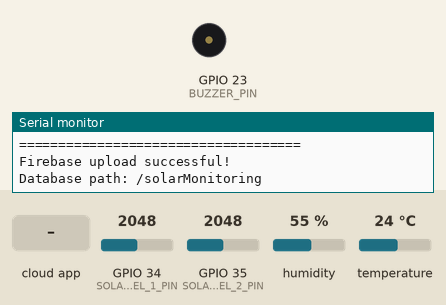
This sketch was run on a simulated ESP32. Shown: buzzer (waves = sounding, pin HIGH), the last lines printed to the serial monitor. The test bench sets the inputs (shaded band); at power-on: GPIO 34 (SOLAR_PANEL_1_PIN) = 2048, GPIO 35 (SOLAR_PANEL_2_PIN) = 2048, humidity 55 %, temperature 24 °C (analog values on the 0–4095 scale). WiFi joins after 1.5 s; servers stay silent unless stated; the Firebase database answers and starts empty.

Above: at 3.7 s.
3.8 s: GPIO 34 (SOLAR_PANEL_1_PIN) set to 2185
10.0 s: GPIO 34 (SOLAR_PANEL_1_PIN) set to 2252
At 15.8 s:
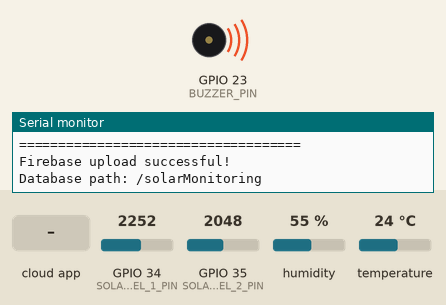
20.4 s: the phone or cloud app sets buzzerMuted to 1
At 21.6 s:
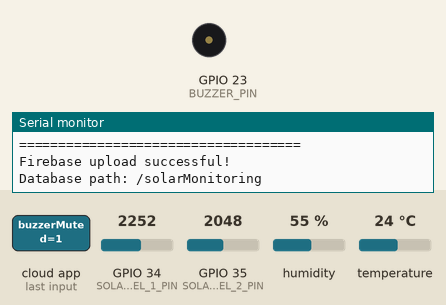
Timing chart, 0 to 23.3 s (numbered marks = the images above; inputs shaded):
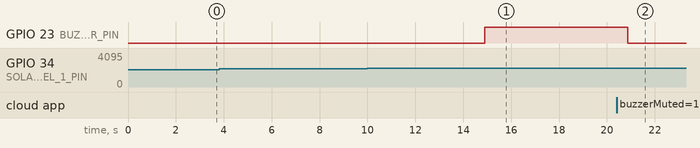

The sketch:

solar_monitor_firebase.ino
```cpp
/*
  ESP32 SOLAR PANEL MONITORING SYSTEM WITH FIREBASE

  Components:
  - ESP32
  - Two solar panels
  - Two voltage dividers
  - DHT11 temperature and humidity sensor
  - Active buzzer
  - Firebase Realtime Database

  Features:
  1. Measures both solar panel voltages.
  2. Calculates the voltage difference.
  3. Reads temperature and humidity from DHT11.
  4. Activates the buzzer when Panel 2 is dusty (8% below Panel 1 for 3 readings)
     or faulty, and not at night.
  5. Uploads sensor readings to Firebase (/solarMonitoring every 2 s,
     /solarHistory every 10 s).
  6. Silences the buzzer when the dashboard's "Silence buzzer" button is pressed
     (/control/buzzerMuted).
  7. Displays results in the Serial Monitor.

  Dashboard: https://sedigrid-dbef5.web.app/dashboard/
*/

#include <WiFi.h>
#include <Firebase_ESP_Client.h>
#include <DHT.h>

// ==================================================
// WIFI + FIREBASE CONFIGURATION
// ==================================================
// The Wi-Fi password and database secret live in secrets.h, which is
// NOT uploaded to GitHub. Copy secrets.example.h to secrets.h and fill it in.

#include "secrets.h"


// ==================================================
// PIN CONFIGURATION
// ==================================================

const int SOLAR_PANEL_1_PIN = 34;
const int SOLAR_PANEL_2_PIN = 35;

const int DHT_PIN = 15;
const int BUZZER_PIN = 23;

#define DHT_TYPE DHT11

DHT dht(DHT_PIN, DHT_TYPE);


// ==================================================
// FIREBASE OBJECTS
// ==================================================

FirebaseData fbdo;
FirebaseAuth auth;
FirebaseConfig config;


// ==================================================
// VOLTAGE DIVIDER CONFIGURATION
// ==================================================

// Update these values to match your physical resistors.

const float R1 = 10000.0;
const float R2 = 10000.0;

const float VOLTAGE_DIVIDER_RATIO = (R1 + R2) / R2;


// ==================================================
// MONITORING CONFIGURATION
// ==================================================

const float LOW_VOLTAGE_THRESHOLD = 1.0;      // Panel 1 below this = too dark to judge

// SediGrid alarm rules (same numbers as the dashboard):
// Panel 1 (GPIO34) is the clean reference, Panel 2 (GPIO35) is the dusty test panel.
const float SOILING_ALARM_PERCENT = 8.0;       // buzzer when Panel 2 is 8% below Panel 1...
const int   ALARM_CONFIRM_READINGS = 3;        // ...for 3 readings in a row
const float FAULT_RATIO = 0.10;                // Panel 2 under 10% of Panel 1 = wiring fault

const unsigned long READ_INTERVAL = 2000;
const unsigned long HISTORY_INTERVAL = 10000;  // one history record every 10 s

unsigned long previousMillis = 0;
unsigned long lastHistoryMillis = 0;


// ==================================================
// SENSOR VARIABLES
// ==================================================

float panel1Voltage = 0.0;
float panel2Voltage = 0.0;
float voltageDifference = 0.0;

float temperature = NAN;
float humidity = NAN;

bool lowVoltageAlarm = false;   // kept for older dashboards: true while the buzzer alarm is active

float soilingPercent = 0.0;
bool alarmActive = false;
bool buzzerMuted = false;       // set from the dashboard's "Silence buzzer" button
String alarmReason = "none";
int lowCount = 0;
int highCount = 0;


// ==================================================
// WIFI CONNECTION
// ==================================================

void connectWiFi() {

  Serial.println();
  Serial.print("Connecting to Wi-Fi");

  WiFi.mode(WIFI_STA);
  WiFi.begin(WIFI_SSID, WIFI_PASSWORD);

  unsigned long startAttempt = millis();

  while (WiFi.status() != WL_CONNECTED &&
         millis() - startAttempt < 20000) {

    Serial.print(".");
    delay(500);
  }

  Serial.println();

  if (WiFi.status() == WL_CONNECTED) {

    Serial.println("Wi-Fi connected!");

    Serial.print("IP address: ");
    Serial.println(WiFi.localIP());

  } else {

    Serial.println("Wi-Fi connection failed.");
    Serial.println("Check your Wi-Fi credentials.");
  }
}


// ==================================================
// FIREBASE INITIALIZATION
// ==================================================

void initializeFirebase() {

  config.database_url = DATABASE_URL;

  // Authenticate using the legacy database secret.
  config.signer.tokens.legacy_token = DATABASE_SECRET;

  Firebase.begin(&config, &auth);

  Firebase.reconnectWiFi(true);

  Serial.println("Firebase initialized.");
}


// ==================================================
// READ SOLAR PANEL VOLTAGE
// ==================================================

float readSolarVoltage(int pin) {

  const int samples = 20;

  unsigned long totalMillivolts = 0;

  for (int i = 0; i < samples; i++) {

    totalMillivolts += analogReadMilliVolts(pin);

    delay(5);
  }

  float averageMillivolts =
      (float)totalMillivolts / samples;

  float adcVoltage = averageMillivolts / 1000.0;

  float solarVoltage =
      adcVoltage * VOLTAGE_DIVIDER_RATIO;

  return solarVoltage;
}


// ==================================================
// READ DHT11
// ==================================================

void readDHT11() {

  float newTemperature = dht.readTemperature();
  float newHumidity = dht.readHumidity();

  if (!isnan(newTemperature)) {
    temperature = newTemperature;
  }

  if (!isnan(newHumidity)) {
    humidity = newHumidity;
  }
}


// ==================================================
// UPDATE BUZZER
// ==================================================

void updateBuzzer() {

  bool wasActive = alarmActive;

  if (panel1Voltage < LOW_VOLTAGE_THRESHOLD) {

    // Too dark (night or heavy cloud): don't judge dust, and stop any alarm.
    soilingPercent = 0.0;
    lowCount = 0;
    alarmActive = false;
    alarmReason = "dark";

  } else {

    float ratio = panel2Voltage / panel1Voltage;
    soilingPercent = max(0.0f, (1.0f - ratio) * 100.0f);

    bool fault = ratio < FAULT_RATIO;
    bool dusty = soilingPercent >= SOILING_ALARM_PERCENT;

    lowCount  = (dusty || fault) ? lowCount + 1 : 0;
    highCount = (dusty || fault) ? 0 : highCount + 1;

    if (fault) {
      alarmActive = true;
      alarmReason = "fault";
    } else if (lowCount >= ALARM_CONFIRM_READINGS) {
      alarmActive = true;
      alarmReason = "dust";
    } else if (alarmActive && highCount >= ALARM_CONFIRM_READINGS) {
      alarmActive = false;
      alarmReason = "none";
    }
  }

  // A new alarm, or one that just cleared, resets the dashboard's silence button.
  if (alarmActive != wasActive) {
    buzzerMuted = false;
    if (Firebase.ready()) Firebase.RTDB.setBool(&fbdo, "/control/buzzerMuted", false);
  }

  lowVoltageAlarm = alarmActive;
  digitalWrite(BUZZER_PIN, (alarmActive && !buzzerMuted) ? HIGH : LOW);
}


// ==================================================
// READ "SILENCE BUZZER" FROM THE DASHBOARD
// ==================================================

void readMuteFromDashboard() {

  if (!alarmActive || buzzerMuted || !Firebase.ready()) return;

  if (Firebase.RTDB.getBool(&fbdo, "/control/buzzerMuted") && fbdo.boolData()) {
    buzzerMuted = true;
    digitalWrite(BUZZER_PIN, LOW);
    Serial.println(">> Buzzer silenced from the dashboard");
  }
}


// ==================================================
// DISPLAY READINGS
// ==================================================

void displayReadings() {

  Serial.println();
  Serial.println("========== SOLAR READINGS ==========");

  Serial.print("Panel 1 Voltage: ");
  Serial.print(panel1Voltage, 3);
  Serial.println(" V");

  Serial.print("Panel 2 Voltage: ");
  Serial.print(panel2Voltage, 3);
  Serial.println(" V");

  Serial.print("Voltage Difference: ");
  Serial.print(voltageDifference, 3);
  Serial.println(" V");

  Serial.println();
  Serial.println("=========== DHT11 DATA =============");

  if (!isnan(temperature)) {

    Serial.print("Temperature: ");
    Serial.print(temperature, 1);
    Serial.println(" C");

  } else {

    Serial.println("Temperature reading failed.");

  }

  if (!isnan(humidity)) {

    Serial.print("Humidity: ");
    Serial.print(humidity, 1);
    Serial.println(" %");

  } else {

    Serial.println("Humidity reading failed.");

  }

  Serial.println();
  Serial.println("=========== SYSTEM STATUS ==========");

  Serial.print("Soiling: ");
  Serial.print(soilingPercent, 1);
  Serial.println(" %");

  if (alarmActive) {

    Serial.print("ALARM: ");
    Serial.println(alarmReason);
    Serial.println(buzzerMuted ? "BUZZER: SILENCED" : "BUZZER: ON");

  } else {

    Serial.println(alarmReason == "dark" ? "Too dark to judge dust." : "Panels OK.");
    Serial.println("BUZZER: OFF");

  }

  Serial.println("====================================");
}


// ==================================================
// UPLOAD DATA TO FIREBASE
// ==================================================

void uploadToFirebase() {

  if (WiFi.status() != WL_CONNECTED) {

    Serial.println("Firebase upload skipped: Wi-Fi disconnected.");

    return;
  }

  if (!Firebase.ready()) {

    Serial.println("Firebase is not ready yet.");

    return;
  }

  // Create a JSON object for the sensor data.
  FirebaseJson json;

  json.set("panel1Voltage", panel1Voltage);
  json.set("panel2Voltage", panel2Voltage);

  json.set("voltageDifference", voltageDifference);

  // Leave temperature and humidity out when the DHT11 failed (the dashboard shows "–").
  if (!isnan(temperature)) {
    json.set("temperature", temperature);
  }

  if (!isnan(humidity)) {
    json.set("humidity", humidity);
  }

  json.set("soilingPercent", soilingPercent);
  json.set("alarmActive", alarmActive);
  json.set("alarmReason", alarmReason);
  json.set("lowVoltageAlarm", lowVoltageAlarm);

  json.set("buzzerStatus",
           (alarmActive && !buzzerMuted) ? "ON" : "OFF");

  json.set("timestampMillis", (double)millis());

  // Real date and time, filled in by Firebase's server.
  json.set("updatedAt/.sv", "timestamp");

  // Upload all readings to one database node.
  if (Firebase.RTDB.setJSON(
        &fbdo,
        "/solarMonitoring",
        &json)) {

    Serial.println();
    Serial.println("Firebase upload successful!");

    Serial.print("Database path: ");
    Serial.println("/solarMonitoring");

  } else {

    Serial.println();
    Serial.println("Firebase upload FAILED!");

    Serial.print("Error: ");
    Serial.println(fbdo.errorReason());

  }

  // Every 10 s, also add one record to the history list the dashboard charts.
  if (millis() - lastHistoryMillis >= HISTORY_INTERVAL) {

    lastHistoryMillis = millis();

    FirebaseJson rec;
    rec.set("panel1Voltage", panel1Voltage);
    rec.set("panel2Voltage", panel2Voltage);
    if (!isnan(temperature)) rec.set("temperature", temperature);
    if (!isnan(humidity)) rec.set("humidity", humidity);
    rec.set("soilingPercent", soilingPercent);
    rec.set("alarmActive", alarmActive);
    rec.set("timestamp/.sv", "timestamp");

    if (!Firebase.RTDB.pushJSON(&fbdo, "/solarHistory", &rec)) {
      Serial.print("History upload failed: ");
      Serial.println(fbdo.errorReason());
    }
  }
}


// ==================================================
// SETUP
// ==================================================

void setup() {

  Serial.begin(115200);

  delay(1000);

  pinMode(SOLAR_PANEL_1_PIN, INPUT);
  pinMode(SOLAR_PANEL_2_PIN, INPUT);

  pinMode(BUZZER_PIN, OUTPUT);
  digitalWrite(BUZZER_PIN, LOW);

  analogReadResolution(12);

  analogSetPinAttenuation(
      SOLAR_PANEL_1_PIN, ADC_11db);

  analogSetPinAttenuation(
      SOLAR_PANEL_2_PIN, ADC_11db);

  dht.begin();

  Serial.println();
  Serial.println("====================================");
  Serial.println("SOLAR MONITORING + FIREBASE");
  Serial.println("====================================");

  connectWiFi();

  if (WiFi.status() == WL_CONNECTED) {
    initializeFirebase();
  }

  Serial.println();
  Serial.println("System initialization complete.");
  Serial.println();
}


// ==================================================
// MAIN LOOP
// ==================================================

void loop() {

  unsigned long currentMillis = millis();

  // Retry Wi-Fi connection if necessary.
  if (WiFi.status() != WL_CONNECTED) {

    static unsigned long lastWiFiRetry = 0;

    if (millis() - lastWiFiRetry >= 10000) {

      lastWiFiRetry = millis();

      Serial.println("Retrying Wi-Fi connection...");

      WiFi.reconnect();
    }
  }

  // Read sensors and upload data every 2 seconds.
  if (currentMillis - previousMillis >= READ_INTERVAL) {

    previousMillis = currentMillis;

    // Read both solar panels.
    panel1Voltage =
        readSolarVoltage(SOLAR_PANEL_1_PIN);

    panel2Voltage =
        readSolarVoltage(SOLAR_PANEL_2_PIN);

    // Calculate the voltage difference.
    voltageDifference =
        abs(panel1Voltage - panel2Voltage);

    // Read DHT11.
    readDHT11();

    // Update buzzer status, then check the dashboard's silence button.
    updateBuzzer();
    readMuteFromDashboard();

    // Display all measurements.
    displayReadings();

    // Upload readings to Firebase.
    uploadToFirebase();
  }
}
```

secrets.example.h
```cpp
// Copy this file to secrets.h (same folder) and fill in your own values.
// secrets.h is listed in .gitignore, so it never reaches GitHub.

#define WIFI_SSID "YOUR_WIFI_NAME"          // 2.4 GHz network
#define WIFI_PASSWORD "YOUR_WIFI_PASSWORD"

#define DATABASE_URL "YOUR-PROJECT-default-rtdb.firebaseio.com"
#define DATABASE_SECRET "YOUR_DATABASE_SECRET"   // Firebase console > Project settings > Service accounts > Database secrets
```

Measured:
- the behaviour switches between 2226 and 2227 on GPIO 34 (SOLAR_PANEL_1_PIN) (found by bisection; images 0 and 1)
- after the input at 10.0 s, GPIO 23 (BUZZER_PIN): LOW → HIGH after 4.9 s
- after the input at 20.4 s, GPIO 23 (BUZZER_PIN): HIGH → LOW after 0.47 s
